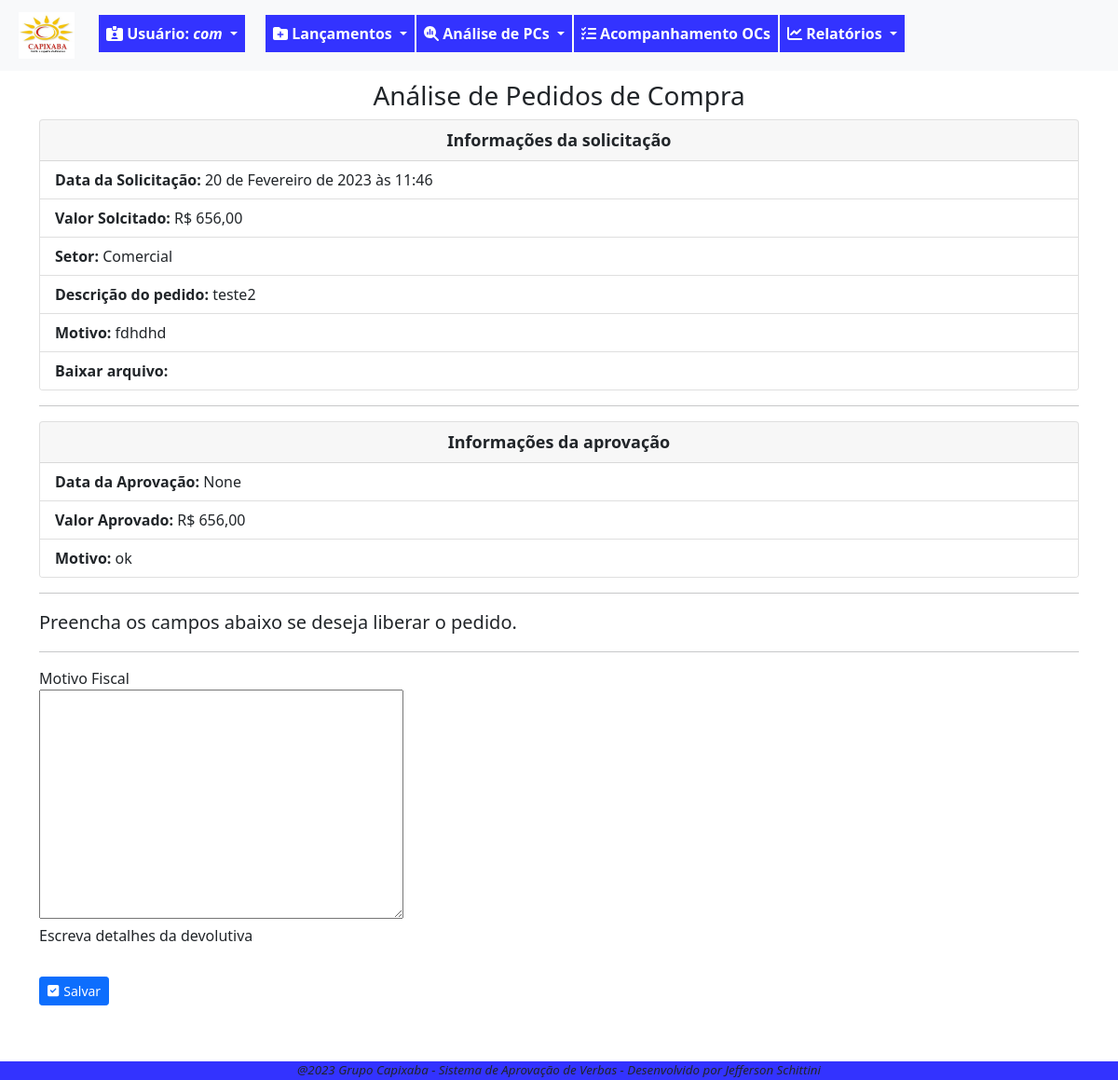
The page /pc/analise/fiscal/2 (signed in) on the database as committed earlier.
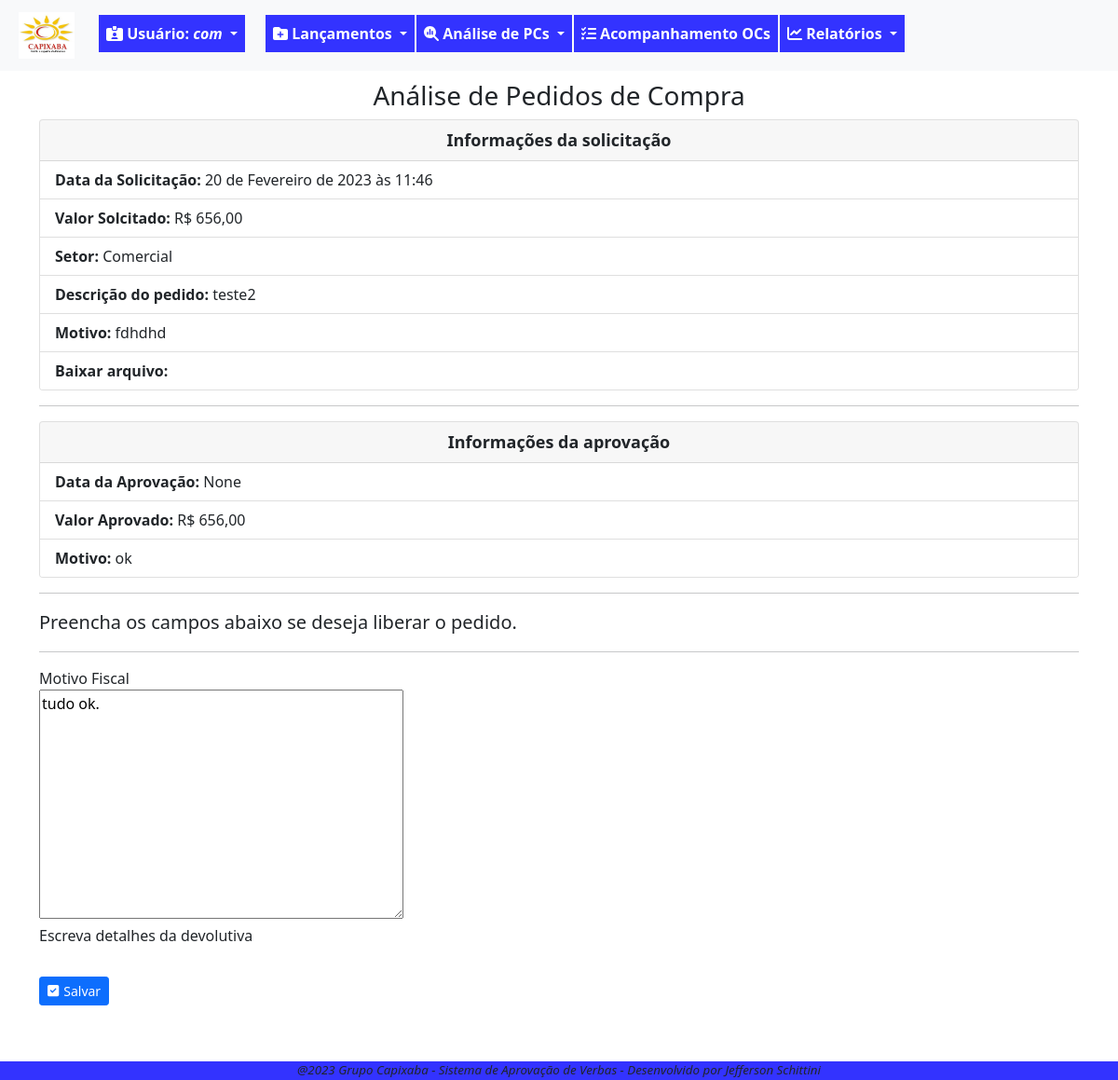
The same page on the database as committed later.
### fluxo/models.py (models this page shows, shortened)
class PedidoCompra(models.Model):
    SOL = '1'
    APR = '2'
    FIS = '3'
    FIN = '4'
    FIM = '9'
    ETAPAS_CHOICES = [
        (SOL,'Solicitação'),
        (APR,'Aprovação'),
        (FIS,'Fiscal'),
        (FIN,'Financeiro'),
        (FIM,'Finalizada'),
    ]
    ABERTA = 'ABE'
    ANALISE = 'ANL'
    LIBERADA = 'LIB'
    NEGADA = 'NEG'
    CANCELADA = 'CAN'
    STATUS_CHOICES = [
        ('ABE','Aberta'),
        ('ANL','Análise'),
        ('LIB','Liberada'),
        ('NEG','Negada'),
        ('CAN','Cancelada'),
    ]
    data_solic = models.DateTimeField(verbose_name='Data da Solicitação', default=timezone.now)
    usuario_log = models.ForeignKey(User, on_delete=models.PROTECT, verbose_name='Usuário') #deixar este usuário, que herda do padrão django
    setor_oc = models.ForeignKey(Setor, on_delete=models.PROTECT, verbose_name='Setor')
    desc_solic = models.CharField(max_length=100, verbose_name='Descrição do pedido')
    motivo_solic = models.TextField(verbose_name='Motivo do pedido', max_length=1000, help_text='Escreva detalhes da solicitação')
    valor_solic = models.DecimalField(max_digits=9, decimal_places=2, verbose_name='Valor Solicitado')
    anexos = models.FileField(upload_to=anexar_em, blank=True, null=True)  # verificar melhor como se configura, inclusive a constante MEDDIA_ROOT
    data_aprov = models.DateTimeField(verbose_name='Aprovação Diretoria', blank=True, null=True)
    motivo_aprov = models.TextField(verbose_name='Motivo Aprovação', blank=True, max_length=1000, help_text='Escreva detalhes da devolutiva')
    valor_aprov = models.DecimalField(verbose_name='Valor Aprovado', max_digits=9, decimal_places=2, blank=True, null=True)
    data_fin = models.DateTimeField(verbose_name='Liberação Financeiro', blank=True, null=True)
    motivo_fin = models.TextField(verbose_name='Motivo Financeiro', max_length=1000, blank=True, help_text='Escreva detalhes da devolutiva')
    data_fis = models.DateTimeField(verbose_name='Liberação Fiscal', blank=True, null=True)
    motivo_fis = models.TextField(verbose_name='Motivo Fiscal', max_length=1000, blank=True, null=True, help_text='Escreva detalhes da devolutiva')
    etapa_oc = models.CharField(verbose_name='Etapa', choices=ETAPAS_CHOICES, max_length=50, default='1')
    status_oc = models.CharField(verbose_name='Status', choices=STATUS_CHOICES, max_length=50, default='ABE')
    data_fim_oc = models.DateTimeField(verbose_name='Data Encerramento', null=True, blank=True)
    """ atriui a uma variável o nome da classe. Isso pode ser usado em um template para identificar a
    classe que está chamando o formulário e condicionar as ações"""

class Setor(models.Model):
    setor_desc = models.CharField(verbose_name='Setor', max_length=100, unique=True)
    gestor_setor = models.ForeignKey(User, on_delete=models.PROTECT, verbose_name='Gestor', blank=True, null=True)
    def __str__(self):
        return self.setor_desc

### fluxo/views.py (the view)
# urls.py: path('pc/analise/fiscal/<int:pk>', PCAnaliseFis.as_view(), name='analise-fis-pc'),
class PCAnaliseFis(GroupRequiredMixin, LoginRequiredMixin,UpdateView):
    login_url = reverse_lazy('login')
    group_required = u'Fiscal'
    model = PedidoCompra
    fields=['motivo_fis'
    ]
    template_name = 'fluxo/form-analise.html'
    success_url = reverse_lazy('lista-analise-fis-pc')

### fluxo/templates/fluxo/form-analise.html (shortened to what this page needs)
{% extends 'paginas/base.html' %}
{% load static %}
{% load crispy_forms_tags %}
{% block info_tela %}
    <h3 style="margin-top: 10px; text-align: center;">Análise de Pedidos de Compra</h3>
{% endblock info_tela %}
{% block conteudo %}
    <div class="card">
        <div style="text-align: center; font-size: large; font-weight: bold;" class="card-header">
            Informações da solicitação
        </div>
        <ul class="list-group list-group-flush">
            <li class="list-group-item"> <b>Data da Solicitação:</b> {{ object.data_solic }}</li>
            <li class="list-group-item"> <b>Valor Solcitado:</b> R$ {{ object.valor_solic }}</li>
            <li class="list-group-item" > <b>Setor:</b> {{ object.setor_oc }}</li>
            <li class="list-group-item"> <b>Descrição do pedido:</b> {{ object.desc_solic }}</li>
            <li class="list-group-item"> <b>Motivo:</b> {{ object.motivo_solic }}</li>
            <li class="list-group-item"> <b>Baixar arquivo:</b> {{ object.anexos }}</li>
        </ul>
    </div>
    <hr>
    {% if object.etapa_oc == '3' or object.etapa_oc == '4' %}
    <div class="card">
        <div style="text-align: center; font-size: large; font-weight: bold;" class="card-header">
            Informações da aprovação
        </div>
        <ul class="list-group list-group-flush">
            <li class="list-group-item"> <b>Data da Aprovação:</b> {{ object.data_aprov }}</li>
            <li class="list-group-item"> <b>Valor Aprovado:</b> R$ {{ object.valor_aprov }}</li>
            <li class="list-group-item"> <b>Motivo:</b> {{ object.motivo_aprov }}</li>
        </ul>
    </div>
    <hr>
    {% endif %}
    <p class="lead">
        Preencha os campos abaixo se deseja liberar o pedido.
    </p>
    <hr>
    <form action="" method="post" enctype="multipart/form-data">
        {{ form|crispy }}
        <button type="submit" class="btn btn-primary mt-3 btn-sm">
            <i style="margin-right: 5px" class="fa-solid fa-square-check"></i>Salvar</button>
    </form>
{% endblock conteudo %}

Rows that differ between the two databases and show on the page:
changed PedidoCompra "teste2": motivo_fis (not shown) → "tudo ok."
